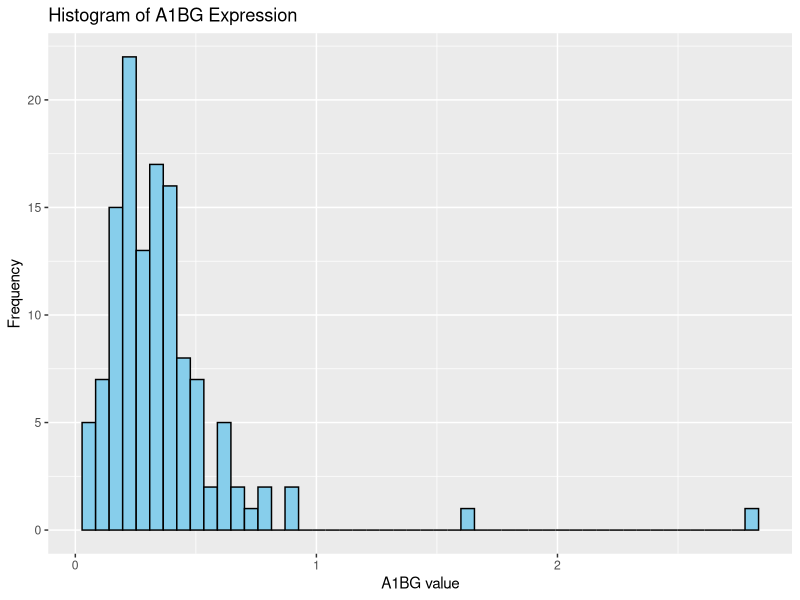
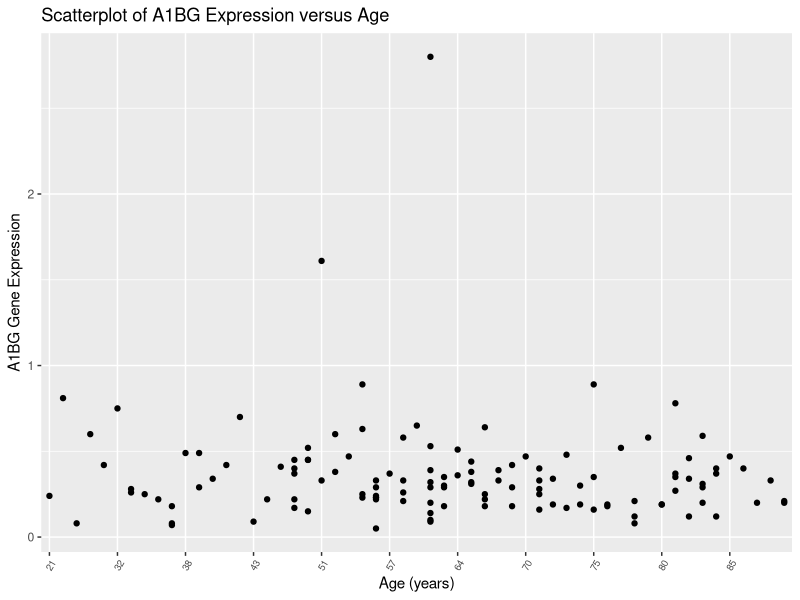
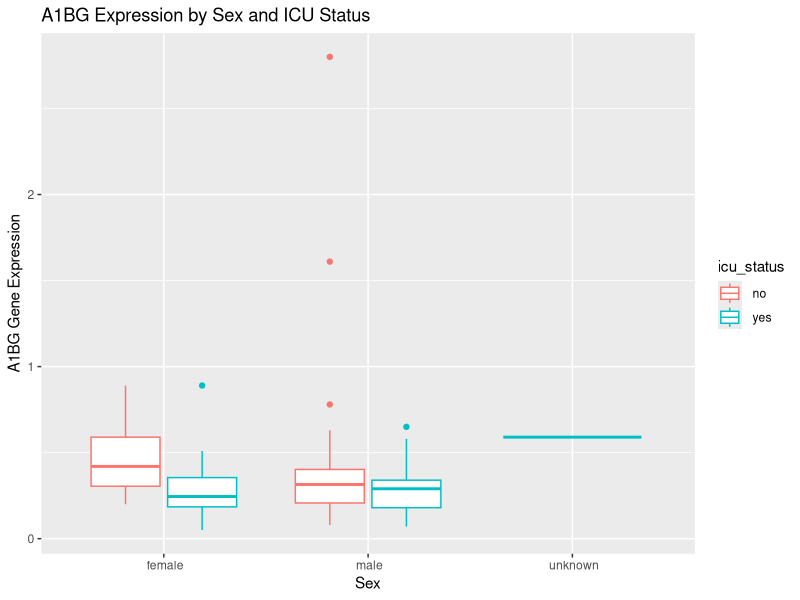

The R script that drew these images, in order:
## ---- chunk 1
knitr::opts_chunk$set(echo = TRUE)
library(tidyverse)
library(dplyr)
## ---- chunk 2
#Load gene expression data
gene_data <- read.csv(file = "QBS103_GSE157103_genes.csv",row.names=1)
dim(gene_data)
str(gene_data)

#Load metadata for participants
series <- read.csv(file = "QBS103_GSE157103_series_matrix-1.csv")
dim(series)
str(series)

#1.
#Histogram of gene expression
#Select the first gene (A1BG) for analysis and convert to numeric vector
new_gene <- as.numeric(gene_data[1, ])
new_gene <- data.frame(value = new_gene)

#Plot histogram for A1BG expression values across all participants
ggplot(new_gene, aes(x = value)) +
  geom_histogram(bins = 50, color = "black", fill = "skyblue") +
  labs(title = "Histogram of A1BG Expression",
       x = "A1BG value",
       y = "Frequency")

#2.
#Scatterplot of gene expression vs age
#Pivot gene expression row into long format for merging
gene_line1 <- gene_data[1, ] %>% 
  pivot_longer(cols = everything(),names_to = "participant_id",values_to = "A1BG_value")
dim(gene_line1)
dim(series)

# Merge with metadata by participant_id to obtain age and other covariates
new_df<-merge(series,gene_line1,by="participant_id")
dim(new_df)
str(new_df)

#Prepare age levels for the x-axis: numeric ages in ascending order, then special categories
num_ages <- sort(as.numeric(unique(new_df$age)[!grepl("[^0-9]", unique(new_df$age))]))
special_ages <- unique(new_df$age)[grepl("[^0-9]", unique(new_df$age))]
age_levels <- c(as.character(num_ages), special_ages)

# Scatterplot: A1BG expression vs age (x-axis shows all ages in specified order)
ggplot(new_df,aes(x=factor(age, levels = age_levels),y=A1BG_value))+
  geom_point()+
  labs(title = "Scatterplot of A1BG Expression versus Age",
       x = "Age (years)",
       y = "A1BG Gene Expression")+
  theme(axis.text.x = element_text(angle = 60, hjust = 1, size = 7))+
  scale_x_discrete(breaks = age_levels[seq(1, length(age_levels), by = 5)])



#3.
#Boxplot of gene expression by sex and ICU status
#sex: categorical variable; icu_status: categorical variable
ggplot(new_df,aes(x=sex,y=A1BG_value,color=icu_status))+
  geom_boxplot()+
  labs(
    title = "A1BG Expression by Sex and ICU Status",
    x = "Sex",
    y = "A1BG Gene Expression",
    fill = "ICU Status")

